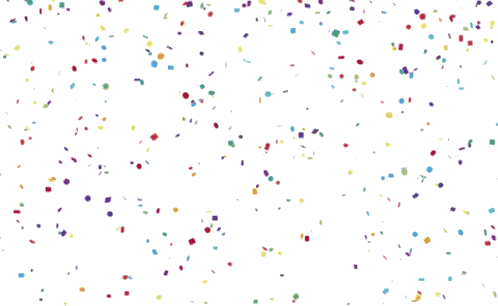
#> input picture confetti_2.gif, 498 x 306 px, found by its file name
$ python frame_picture.py
#> lines starting #> are read from the running program, lines starting #| are printed output that depends on the picture
from PIL import Image, ImageOps, ImageDraw, ImageSequence
import PIL
import io


foreground = Image.open('confetti_2.gif')
#> foreground is the input picture: PIL image 498x306 P; mean R, G, B, A 9.8, 250.7, 250.7, 13.5
h,w = foreground.size
#> h = 498; w = 306

background = Image.open('512.png').convert("RGBA")
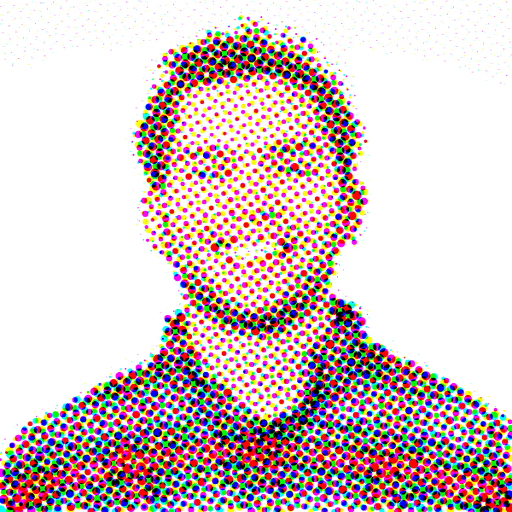
#> input picture 512.png, 512 x 512 px, found by its file name
# background = background.resize((h,w))
background = ImageOps.pad(background, (h,w), color='#FFFFFF', centering=(0.5,0.5))
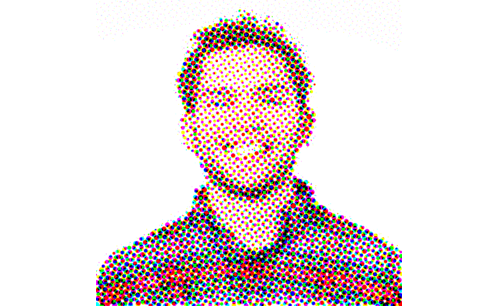
#> background: PIL image 498x306 RGBA; mean R, G, B, A 229.5, 218.4, 218.4, 255
# background = ImageOps.grayscale(background)
# background.save('background_greyscale.png', format="png")
# background = Image.open('background_greyscale.png').convert("RGBA")

from PIL import Image, ImageOps
# A list of the frames to be outputted
def animate_foreground(background, foreground):

    frames = []
    # Loop over each frame in the animated image
    for frame in ImageSequence.Iterator(foreground):
        # Draw the text on the frame
        # frame.show()
        # com1 = Image.alpha_composite(frame, foreground)
        frame.convert("RGBA")
        frame.save("test2.png", format="png")

        # NEEDS CONVERT RGBA
        framePng = Image.open('test2.png').convert("RGBA")

        h,w = framePng.size
        background_copy = background.copy()
        background_copy.paste(framePng, mask=framePng)
        # framePng.paste(foreground, mask=framePng)

        background_copy.save('test3.png')
        frames.append(background_copy)
    # Save the frames as a new image
    frames[0].save('out.gif', save_all=True, append_images=frames[1:], loop=0)
